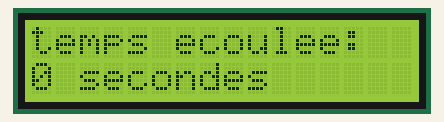
Simulated run of this sketch. Board: Arduino Uno, built with avr-gcc and run on an emulated ATmega328P. Parts: 16×2 character LCD.

Above: at 1.2 s.
At 5.3 s:
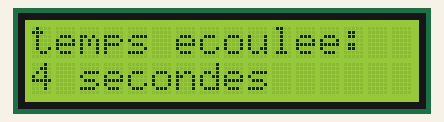
At 10.4 s:
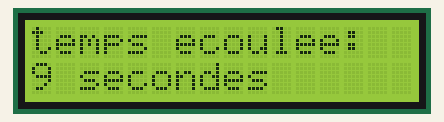
At 19.6 s:
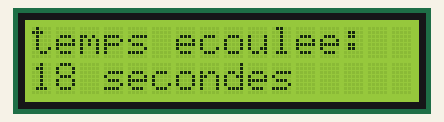
At 28.8 s:
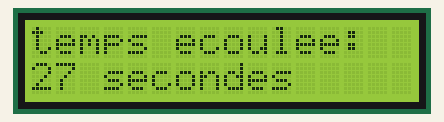
At 38.1 s:
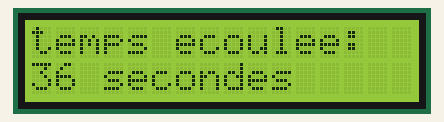

The sketch:

allumerLCD.ino
```cpp
#include <Wire.h>
#include <LiquidCrystal_I2C.h>


// On utilise l'adresse 0x27 que le scanner a trouvée !
LiquidCrystal_I2C lcd(0x27, 16, 2);
  int temps = 0;

void setup() {
  lcd.init();          // Initialisation du LCD
  lcd.backlight();     // Allume le rétroéclairage

  lcd.setCursor(0, 0); // Ligne du haut, colonne 0
  lcd.print("Bonjour Reine !");

  lcd.setCursor(0, 1); // Ligne du bas, colonne 0
  lcd.print("I2C Fonctionne !");
lcd.clear(); // On efface l'écran avant d'écrire

}

void loop() {
  delay(1000);
  if (temps != -1) {
    lcd.setCursor(0, 0); // Ligne du haut, colonne 0
    lcd.print("temps ecoulee:");
      lcd.setCursor(0, 1); // Ligne du bas, colonne 0
    lcd.print(temps);
    lcd.print(" secondes");
  }
  temps++;
}
```

Measured:
- what the display in image 0 shows lasts 1.0 s, from 1.1 s to 2.1 s
